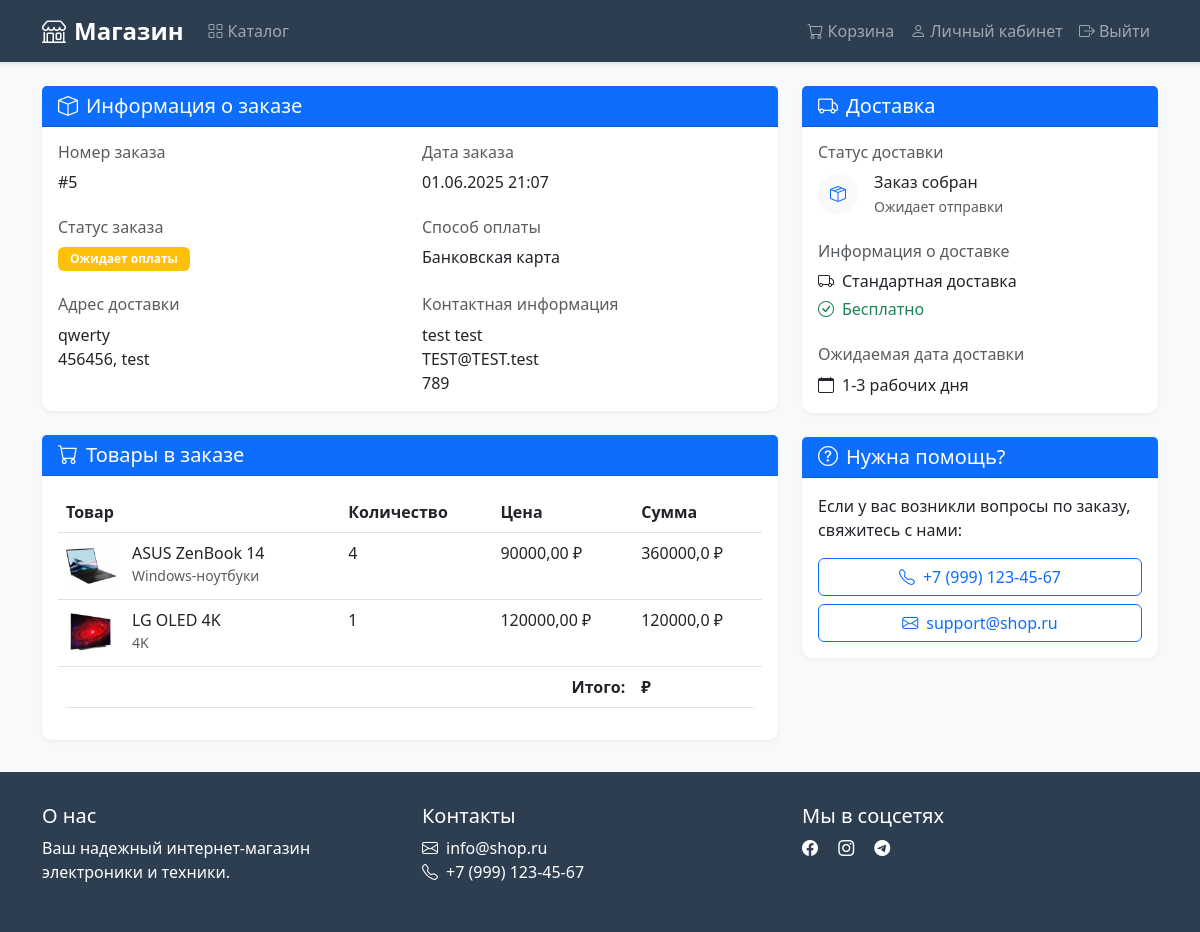
Screenshot of /orders/5/ (signed in) with the database file from the repository.
### store/models.py (models this page shows, shortened)
class Order(models.Model):
    STATUS_CHOICES = (
        ('pending', 'Ожидает оплаты'),
        ('paid', 'Оплачен'),
        ('shipped', 'Отправлен'),
        ('delivered', 'Доставлен'),
        ('cancelled', 'Отменен'),
    )
    user = models.ForeignKey(User, on_delete=models.CASCADE, verbose_name='Пользователь')
    first_name = models.CharField(max_length=50, blank=True, verbose_name='Имя')
    last_name = models.CharField(max_length=50, blank=True, verbose_name='Фамилия')
    email = models.EmailField(blank=True, verbose_name='Email')
    phone = models.CharField(max_length=20, blank=True, verbose_name='Телефон')
    address = models.CharField(max_length=250, blank=True, verbose_name='Адрес')
    postal_code = models.CharField(max_length=20, blank=True, verbose_name='Почтовый индекс')
    city = models.CharField(max_length=100, blank=True, verbose_name='Город')
    created = models.DateTimeField(auto_now_add=True, verbose_name='Дата создания')
    updated = models.DateTimeField(auto_now=True, verbose_name='Дата обновления')
    status = models.CharField(max_length=20, choices=STATUS_CHOICES, default='pending', verbose_name='Статус')
    total_price = models.DecimalField(max_digits=10, decimal_places=2, default=0, verbose_name='Общая стоимость')
    class Meta:
        ordering = ('-created',)
        verbose_name = 'Заказ'
        verbose_name_plural = 'Заказы'

class OrderItem(models.Model):
    order = models.ForeignKey(Order, related_name='items', on_delete=models.CASCADE, verbose_name='Заказ')
    product = models.ForeignKey(Product, related_name='order_items', on_delete=models.CASCADE, verbose_name='Товар')
    price = models.DecimalField(max_digits=10, decimal_places=2, verbose_name='Цена')
    quantity = models.PositiveIntegerField(default=1, verbose_name='Количество')
    class Meta:
        verbose_name = 'Позиция заказа'
        verbose_name_plural = 'Позиции заказа'

class Product(models.Model):
    category = models.ForeignKey(Category, related_name='products', on_delete=models.CASCADE, verbose_name='Категория')
    name = models.CharField(max_length=200, db_index=True, verbose_name='Название товара')
    slug = models.SlugField(max_length=200, db_index=True, verbose_name='URL')
    short_description = models.CharField(max_length=255, blank=True, verbose_name='Короткое описание')
    description = models.TextField(blank=True, verbose_name='Описание')
    features = models.JSONField(blank=True, null=True, verbose_name='Характеристики')
    price = models.DecimalField(max_digits=10, decimal_places=2, verbose_name='Цена')
    stock = models.PositiveIntegerField(default=0, verbose_name='Количество на складе')
    image = models.ImageField(upload_to='products/%Y/%m/%d', blank=True, null=True, verbose_name='Изображение')
    available = models.BooleanField(default=True, verbose_name='В наличии')
    created = models.DateTimeField(auto_now_add=True, verbose_name='Создан')
    updated = models.DateTimeField(auto_now=True, verbose_name='Обновлен')
    class Meta:
        ordering = ('name',)
        indexes = [
            models.Index(fields=['id', 'slug']),
        ]
        verbose_name = 'Товар'
        verbose_name_plural = 'Товары'

class Category(models.Model):
    name = models.CharField(max_length=200, db_index=True, verbose_name='Название категории')
    slug = models.SlugField(max_length=200, unique=True, verbose_name='URL')
    parent = models.ForeignKey(
        'self',
        on_delete=models.CASCADE,
        related_name='children',
        blank=True,
        null=True,
        verbose_name='Родительская категория'
    )
    class Meta:
        ordering = ('name',)
        verbose_name = 'Категория'
        verbose_name_plural = 'Категории'

### store/views.py (the view)
# urls.py: path('orders/<int:order_id>/', views.order_detail, name='order_detail'),
@login_required
def order_detail(request, order_id):
    order = get_object_or_404(Order, id=order_id, user=request.user)
    return render(request, 'store/order/detail.html', {'order': order})

### store/context_processors.py (called while the page is built)
def cart(request):
    cart = request.session.get('cart', {})
    return {'cart': cart}

### store/templatetags/store_extras.py (called while the page is built)
@register.filter
def multiply(value, arg):
    try:
        return float(value) * float(arg)
    except (ValueError, TypeError):
        return ''

### store/templates/store/order/detail.html (shortened to what this page needs)
{% extends "store/base.html" %}
{% load store_extras %}
{% block content %}
    <div class="row">
        <div class="col-md-8">
            <div class="card mb-4">
                <div class="card-header bg-primary text-white">
                    <h5 class="mb-0">
                        <i class="bi bi-box me-2"></i>Информация о заказе
                    </h5>
                </div>
                <div class="card-body">
                    <div class="row mb-4">
                        <div class="col-md-6">
                            <h6 class="text-muted mb-2">Номер заказа</h6>
                            <p class="mb-0">#{{ order.id }}</p>
                        </div>
                        <div class="col-md-6">
                            <h6 class="text-muted mb-2">Дата заказа</h6>
                            <p class="mb-0">{{ order.created|date:"d.m.Y H:i" }}</p>
                        </div>
                    </div>
                    <div class="row mb-4">
                        <div class="col-md-6">
                            <h6 class="text-muted mb-2">Статус заказа</h6>
                            {% if order.status == 'paid' %}
                                <span class="badge bg-success">Оплачен</span>
                            {% elif order.status == 'pending' %}
                                <span class="badge bg-warning">Ожидает оплаты</span>
                            {% elif order.status == 'shipped' %}
                                <span class="badge bg-info">Отправлен</span>
                            {% elif order.status == 'delivered' %}
                                <span class="badge bg-success">Доставлен</span>
                            {% elif order.status == 'cancelled' %}
                                <span class="badge bg-danger">Отменен</span>
                            {% endif %}
                        </div>
                        <div class="col-md-6">
                            <h6 class="text-muted mb-2">Способ оплаты</h6>
                            <p class="mb-0">Банковская карта</p>
                        </div>
                    </div>
                    <div class="row">
                        <div class="col-md-6">
                            <h6 class="text-muted mb-2">Адрес доставки</h6>
                            <p class="mb-0">
                                {{ order.address }}<br>
                                {{ order.postal_code }}, {{ order.city }}
                            </p>
                        </div>
                        <div class="col-md-6">
                            <h6 class="text-muted mb-2">Контактная информация</h6>
                            <p class="mb-0">
                                {{ order.first_name }} {{ order.last_name }}<br>
                                {{ order.email }}<br>
                                {{ order.phone }}
                            </p>
                        </div>
                    </div>
                </div>
            </div>
            <div class="card">
                <div class="card-header bg-primary text-white">
                    <h5 class="mb-0">
                        <i class="bi bi-cart me-2"></i>Товары в заказе
                    </h5>
                </div>
                <div class="card-body">
                    <div class="table-responsive">
                        <table class="table">
                            <thead>
                                <tr>
                                    <th>Товар</th>
                                    <th>Количество</th>
                                    <th>Цена</th>
                                    <th>Сумма</th>
                                </tr>
                            </thead>
                            <tbody>
                                {% for item in order.items.all %}
                                    <tr>
                                        <td>
                                            <div class="d-flex align-items-center">
                                                {% if item.product.image %}
                                                    <img src="{{ item.product.image.url }}"
                                                         alt="{{ item.product.name }}"
                                                         class="me-3" style="width: 50px; height: 50px; object-fit: cover;">
                                                {% else %}
                                                    <div class="bg-light me-3 d-flex align-items-center justify-content-center"
                                                         style="width: 50px; height: 50px;">
                                                        <i class="bi bi-image text-muted"></i>
                                                    </div>
                                                {% endif %}
                                                <div>
                                                    <h6 class="mb-0">{{ item.product.name }}</h6>
                                                    <small class="text-muted">{{ item.product.category.name }}</small>
                                                </div>
                                            </div>
                                        </td>
                                        <td>{{ item.quantity }}</td>
                                        <td>{{ item.price }} ₽</td>
                                        <td>{{ item.price|multiply:item.quantity }} ₽</td>
                                    </tr>
                                {% endfor %}
                            </tbody>
                            <tfoot>
                                <tr>
                                    <td colspan="3" class="text-end"><strong>Итого:</strong></td>
                                    <td><strong>{{ order.get_total_cost }} ₽</strong></td>
                                </tr>
                            </tfoot>
                        </table>
                    </div>
                </div>
            </div>
        </div>
        <div class="col-md-4">
            <div class="card">
                <div class="card-header bg-primary text-white">
                    <h5 class="mb-0">
                        <i class="bi bi-truck me-2"></i>Доставка
                    </h5>
                </div>
                <div class="card-body">
                    <div class="mb-4">
                        <h6 class="text-muted mb-2">Статус доставки</h6>
                        <div class="d-flex align-items-center">
                            <div class="bg-light rounded-circle d-flex align-items-center justify-content-center me-3"
                                 style="width: 40px; height: 40px;">
                                <i class="bi bi-box-seam text-primary"></i>
                            </div>
                            <div>
                                <p class="mb-0">Заказ собран</p>
                                <small class="text-muted">Ожидает отправки</small>
                            </div>
                        </div>
                    </div>
                    <div class="mb-4">
                        <h6 class="text-muted mb-2">Информация о доставке</h6>
                        <p class="mb-1">
                            <i class="bi bi-truck me-2"></i>Стандартная доставка
                        </p>
                        <p class="mb-0 text-success">
                            <i class="bi bi-check-circle me-2"></i>Бесплатно
                        </p>
                    </div>
                    <div>
                        <h6 class="text-muted mb-2">Ожидаемая дата доставки</h6>
                        <p class="mb-0">
                            <i class="bi bi-calendar me-2"></i>1-3 рабочих дня
                        </p>
                    </div>
                </div>
            </div>
            <div class="card mt-4">
                <div class="card-header bg-primary text-white">
                    <h5 class="mb-0">
                        <i class="bi bi-question-circle me-2"></i>Нужна помощь?
                    </h5>
                </div>
                <div class="card-body">
                    <p class="mb-3">Если у вас возникли вопросы по заказу, свяжитесь с нами:</p>
                    <div class="d-grid gap-2">
                        <a href="tel:+79991234567" class="btn btn-outline-primary">
                            <i class="bi bi-telephone me-2"></i>+7 (999) 123-45-67
                        </a>
                        <a href="mailto:support@shop.ru" class="btn btn-outline-primary">
                            <i class="bi bi-envelope me-2"></i>support@shop.ru
                        </a>
                    </div>
                </div>
            </div>
        </div>
    </div>
{% endblock %}

### store/templates/store/base.html (style rules this page uses)
:root { --primary-color: #2c3e50; --secondary-color: #3498db; --accent-color: #e74c3c; }
html, body { height: 100%; margin: 0; padding: 0; }
body { font-family: 'Segoe UI', system-ui, -apple-system, sans-serif; background-color: #f8f9fa; min-height: 100vh; display: flex; flex-direction: column; }
.card { border: none; border-radius: 10px; box-shadow: 0 2px 4px rgba(0,0,0,0.05); transition: transform 0.3s ease, box-shadow 0.3s ease; }
.table { background-color: white; border-radius: 10px; overflow: hidden; }
.badge { padding: 0.5em 1em; border-radius: 6px; }

### rows the page displays
Order: id "5", created "01.06.2025 21:07", address "qwerty", postal_code "456456", city "test", first_name "test", last_name "test", email "TEST@TEST.test", phone "789"
OrderItem: product.image (picture), product.name "ASUS ZenBook 14", product.category.name "Windows-ноутбуки", quantity "4", price "90000,00", price|multiply "360000,0"
OrderItem: product.image (picture), product.name "LG OLED 4K", product.category.name "4K", quantity "1", price "120000,00", price|multiply "120000,0"
